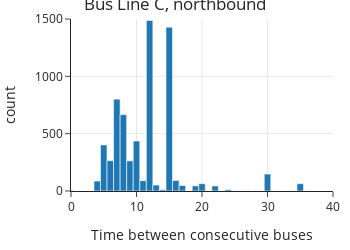

Write notebook code for a chart like this one.
### Code cell
fig = px.histogram(bus_c_n, x='sched_inter', 
                   title="Bus Line C, northbound",
                   width=350, height=250)


fig.update_xaxes(range=[0, 40], title="Time between consecutive buses")
fig.update_yaxes(range=[0, 1500])

fig.show()

### Figure 1 — Plotly figure (JSON) as saved in the notebook; plotly's stock layout.template omitted (floating-point values rounded to 4 significant figures; data arrays with more than 128 entries replaced by an {"elided": "..."} marker saying what was removed)
{"data": [{"alignmentgroup": "True", "bingroup": "x", "hovertemplate": "sched_inter=%{x}<br>count=%{y}<extra></extra>", "legendgroup": "", "marker": {"color": "#1F77B4", "pattern": {"shape": ""}}, "name": "", "offsetgroup": "", "orientation": "v", "showlegend": false, "type": "histogram", "x": {"elided": "6677 float values"}, "xaxis": "x", "yaxis": "y"}], "layout": {"barmode": "relative", "height": 250, "legend": {"tracegroupgap": 0}, "title": {"text": "Bus Line C, northbound"}, "width": 350, "xaxis": {"anchor": "y", "domain": [0, 1], "range": [0, 40], "title": {"text": "Time between consecutive buses"}, "type": "linear"}, "yaxis": {"anchor": "x", "domain": [0, 1], "range": [0, 1500], "title": {"text": "count"}}}}
